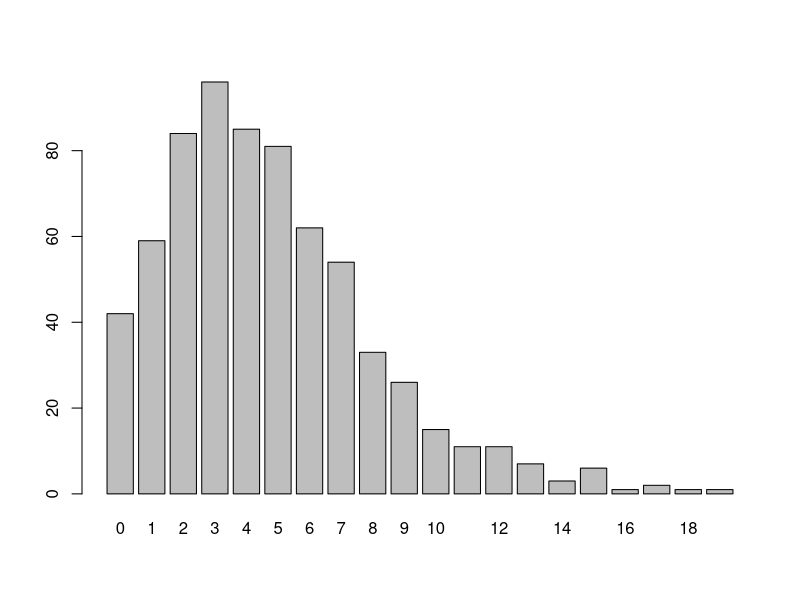

This chart was generated by the following R code:
# setwd("Homeworks/Week3")
# cleanup
rm(list = ls())

RedSox <- read.csv("lib/RedSox2013.csv")
Nats <- read.csv("lib/Nats2019.csv")

# columns that contains a single data vector
Runs <- c(RedSox$R, RedSox$RA, Nats$R, Nats$RA)

# A) need to create barplot of number of runs by a team
barplot(table(Runs))

# B) Find lambda if this is a Poisson distribution
lambda <- mean(Runs); lambda  # 4.738235

# check variance is close to lambda
variance <- var(Runs); variance # 11.14493;
# this is not close to lambda, which says that this distribution is not poisson distribution

# C) create chi-squared test to see if runs per game is modeled by Poisson
# lump together large numbers
#
# I will clump together 14 and above since need value of 5 for chi squared test

N <- length(Runs)

# obtain expected list where 0:13 are individual values and >=14 are clumped
# this should total to N
expected <- N * c(dpois(0:13, lambda), ppois(13, lambda, lower.tail = FALSE))

# obtained observed values where 0:13 are individual values and >=14 are clumped
observed <- table(Runs)
observed[15] <- sum(observed[15:20])
observed <- observed[-(16:20)]

ChiSq <-function(Obs,Exp){
  sum((Obs-Exp)^2/Exp)
}

chisq <- ChiSq(observed, expected) #1101.949
# since we expected total equal to actual total and computed lambda from data,
# degrees of freedom is 15-2
pValue <- pchisq(chisq, 15-2, lower.tail = FALSE); # 2.168168e-227
# This is saying the probability of this happening is 2.168168e-227
# we reject the null hypothesis that the data is a poisson distribution.
